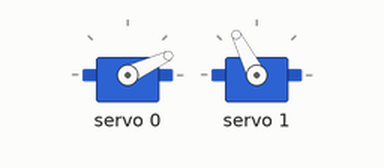
This sketch was run on a simulated Arduino Uno, built with avr-gcc and run on an emulated ATmega328P. On the bench: 2 × servo.

Above: at 1.35 s.
At 2.15 s:
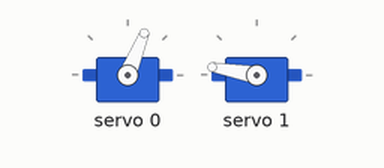
At 2.95 s:
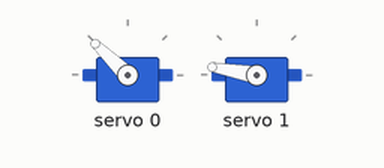
At 4.55 s:
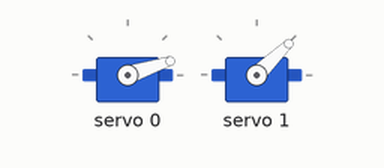
Timing chart, 0 to 8.8 s (numbered marks = the images above):
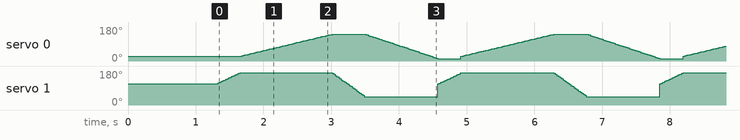

The sketch:

PCA9685_servo_control.ino
```cpp
/* Created by Richard Ribeiro
    richard.ribeiro1@gmail.com

   Code to be used to Adafruit 16-Channel 12bit PWM/Servo Driver - I2C Interface - PCA9685
   www.github.com/adafruit/Adafuit-PWM-Servo-Driver-Library
*/

#include <Adafruit_PWMServoDriver.h>
#include <Wire.h>

#define SERVO_FREQ 50 // 50Hz - from datasheet of the servo

Adafruit_PWMServoDriver pwm = Adafruit_PWMServoDriver(); //default address 0x40

void setup() {
  pwm.begin(); //PCA9685 HW-170 PWM
  pwm.setOscillatorFrequency(27000000);
  pwm.setPWMFreq(SERVO_FREQ);
  delay(300); //voltage stabilize
  homing(); //set a initial position
}

void loop() {
  servoControl(1, 1700, 2300, 10); //define servo 1 from 1700 to 2300 with a speed of 10
  servoControl(0, 800, 2000, 5); //define servo 0 from 800 to 2000 with a speed of 5
  servoControl(1, 2300, 1000, 15); //define servo1 from 2300 to 1000 with a speed of 15
  servoControl(0, 2000, 670, 7); //define servo from 2000 to 670 with a speed of 7
}

//Homing function is important to set a default position
void homing() {
  pwm.writeMicroseconds(0, 800);
  delay(500); //waiting position
  pwm.writeMicroseconds(1, 1700);
  delay(500); //waiting position
}

void servoControl(int servonum, int posInitial, int posFinal, int speed) {
  int position;
  position = posInitial;

  if (posInitial < posFinal) { //increasing
    for (position; position < posFinal; position += speed) {
      if (position >= posFinal - speed) { //avoid overflow
        pwm.writeMicroseconds(servonum, posFinal);
        delay(5);
      }
      else {
        pwm.writeMicroseconds(servonum, position);
        delay(5);
      }
    }
  }
  else { //decreasing
    for (position; position > posFinal; position -= speed) {
      if (position <= posFinal + speed) { //avoid overflow
        pwm.writeMicroseconds(servonum, posFinal);
        delay(5);
      }
      else {
        pwm.writeMicroseconds(servonum, position);
        delay(5);
      }
    }
  }
}
```
